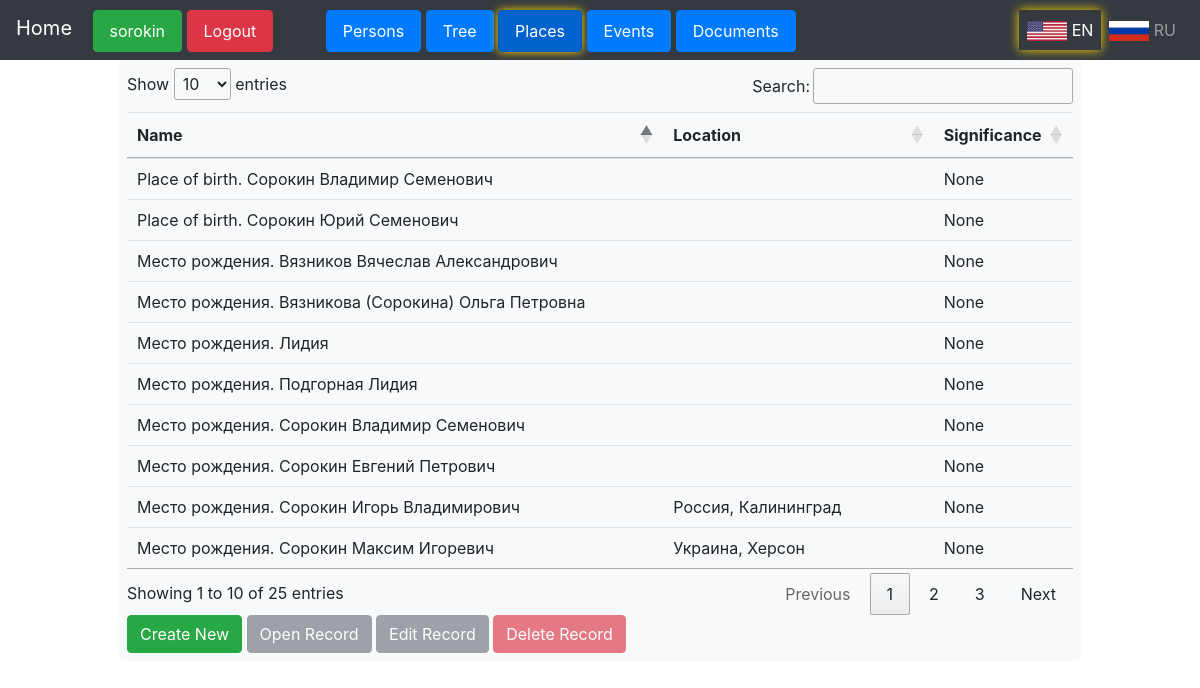
The page /places/user/sorokin/places (signed in) on the database as committed earlier.
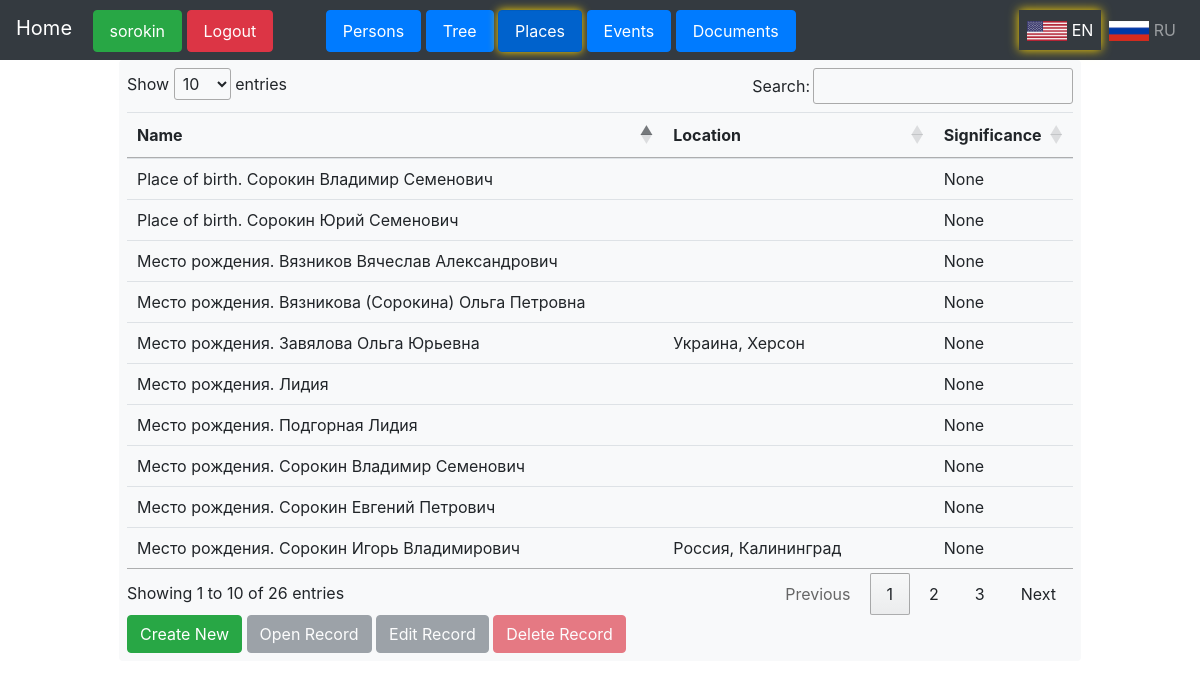
The same page on the database as committed later.
### treeflaskapp/models.py (models this page shows)
class Place(db.Model):
    id = db.Column(db.Integer, primary_key=True)
    user_id = db.Column(db.Integer, db.ForeignKey('user.id'), nullable=False)
    name = db.Column(db.String(100))
    location = db.Column(db.String(200))
    significance = db.Column(db.Text)

### treeflaskapp/blueprint_places.py (the view)
@places.route('/user/<username>/places')
def places_view(username):
    if username == current_user.username:
        places = Place.query.filter_by(user_id=current_user.id).all()
        form = PlaceForm(user_language=g.user_language)  # create an instance of your form
        return render_template('places.html', places=places, form=form)
    else:
        return "Unauthorized", 403

### treeflaskapp/forms.py
class PlaceForm(FlaskForm):
    id = HiddenField()
    name = StringField(validators=[DataRequired()])
    location = StringField(validators=[Optional()])
    significance = TextAreaField(validators=[Optional()])
    submit = SubmitField()
    def __init__(self, user_language='en', *args, **kwargs):
        super().__init__(*args, **kwargs)
        self.user_language = user_language
        self.name.label.text = self.translate('Name')
        self.location.label.text = self.translate('Location')
        self.significance.label.text = self.translate('Significance')
        self.submit.label.text = self.translate('Submit')
    def translate(self, text):
        translations = {
            'en': {'Name': 'Name', 'Location': 'Location', 'Significance': 'Significance', 'Submit': 'Submit', 'This field is required.': 'This field is required.'},
            'ru': {'Name': 'Имя', 'Location': 'Местоположение', 'Significance': 'Значение', 'Submit': 'Отправить', 'This field is required.': 'Это поле обязательно для заполнения.'}
        }
        return translations.get(self.user_language, {}).get(text, text)

### treeflaskapp/templates/places.html (shortened to what this page needs)
{% extends "user_panel.html" %}
{% block content %}
<div class="container">
    <div class="form-container bg-light p-2 rounded">
        {% if places %}
        <table id="myTable" class="table">
            <thead>
                <tr>
                    <th>{{ form.name.label.text }}</th>
                    <th>{{ form.location.label.text }}</th>
                    <th>{{ form.significance.label.text }}</th>
                </tr>
            </thead>
            <tbody>
                {% for place in places %}
                <tr data-id="{{ place.id }}">
                    <td>{{ place.name }}</td>
                    <td>{{ place.location }}</td>
                    <td>{{ place.significance }}</td>
                </tr>
                {% endfor %}
            </tbody>
        </table>
        <button id="createBtn" class="btn btn-success" onclick="window.location.href='{{ url_for('places.create_place', username=session['username']) }}'">
            {{ 'Create New' if g.user_language == 'en' else 'Создать новую' }}
        </button>
        <button id="openBtn" class="btn btn-secondary" disabled onclick="editPlace()">{% if g.user_language == 'en' %}Open Record{% elif g.user_language == 'ru' %}Открыть запись{% endif %}</button>
        <button id="editBtn" class="btn btn-secondary" disabled onclick="editPlace()">{% if g.user_language == 'en' %}Edit Record{% elif g.user_language == 'ru' %}Редактировать запись{% endif %}</button>
        <button id="deleteBtn" class="btn btn-danger" disabled onclick="deletePlace()">{% if g.user_language == 'en' %}Delete Record{% elif g.user_language == 'ru' %}Удалить запись{% endif %}</button>
    {% endif %}
    </div>
</div>
<link rel="stylesheet" type="text/css" href="https://cdn.datatables.net/1.10.25/css/jquery.dataTables.min.css">
{% endblock %}

Rows that differ between the two databases and show on the page:
no longer on this page (row unchanged): Place: name "Место рождения. Сорокин Максим Игоревич", location "Украина, Херсон", significance "None"
added Place: name "Место рождения. Завялова Ольга Юрьевна", location "Украина, Херсон", significance "None"
Other text that changed with them:
text written by a page script: "Show entries Search: Showing 1 to 10 of 25 entries Previous 1 2 3 Next" → "Show entries Search: Showing 1 to 10 of 26 entries Previous 1 2 3 Next"
